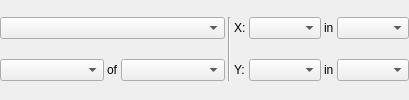
             <widget class="QWidget" name="page_PlotPixel_ScatterAxe">
              <layout class="QGridLayout" name="gridLayout_16">
               <property name="leftMargin">
                <number>0</number>
               </property>
               <property name="topMargin">
                <number>0</number>
               </property>
               <property name="rightMargin">
                <number>0</number>
               </property>
               <property name="bottomMargin">
                <number>0</number>
               </property>
               <property name="spacing">
                <number>3</number>
               </property>
               <item row="0" column="8">
                <widget class="QComboBox" name="comboBox_PlotPixel_ScatterAxe_Image_X"/>
               </item>
               <item row="1" column="8">
                <widget class="QComboBox" name="comboBox_PlotPixel_ScatterAxe_Image_Y"/>
               </item>
               <item row="0" column="4" rowspan="2">
                <widget class="Line" name="line_PlotPixel_ScatterAxe">
                 <property name="orientation">
                  <enum>Qt::Vertical</enum>
                 </property>
                </widget>
               </item>
               <item row="0" column="5">
                <widget class="QLabel" name="label_PlotPixel_ScatterAxe_X">
                 <property name="sizePolicy">
                  <sizepolicy hsizetype="Maximum" vsizetype="Preferred">
                   <horstretch>0</horstretch>
                   <verstretch>0</verstretch>
                  </sizepolicy>
                 </property>
                 <property name="text">
                  <string>X:</string>
                 </property>
                </widget>
               </item>
               <item row="1" column="5">
                <widget class="QLabel" name="label_PlotPixel_ScatterAxe_Y">
                 <property name="sizePolicy">
                  <sizepolicy hsizetype="Maximum" vsizetype="Preferred">
                   <horstretch>0</horstretch>
                   <verstretch>0</verstretch>
                  </sizepolicy>
                 </property>
                 <property name="text">
                  <string>Y:</string>
                 </property>
                </widget>
               </item>
               <item row="0" column="7">
                <widget class="QLabel" name="label_PlotPixel_ScatterAxe_X_Description">
                 <property name="sizePolicy">
                  <sizepolicy hsizetype="Maximum" vsizetype="Preferred">
                   <horstretch>0</horstretch>
                   <verstretch>0</verstretch>
                  </sizepolicy>
                 </property>
                 <property name="text">
                  <string>in</string>
                 </property>
                </widget>
               </item>
               <item row="1" column="7">
                <widget class="QLabel" name="label_PlotPixel_ScatterAxe_Y_Description">
                 <property name="sizePolicy">
                  <sizepolicy hsizetype="Maximum" vsizetype="Preferred">
                   <horstretch>0</horstretch>
                   <verstretch>0</verstretch>
                  </sizepolicy>
                 </property>
                 <property name="text">
                  <string>in</string>
                 </property>
                </widget>
               </item>
               <item row="1" column="6">
                <widget class="QComboBox" name="comboBox_PlotPixel_ScatterAxe_Stat_Y"/>
               </item>
               <item row="1" column="2">
                <widget class="QComboBox" name="comboBox_PlotPixel_ScatterAxe_Component">
                 <property name="sizePolicy">
                  <sizepolicy hsizetype="Preferred" vsizetype="Preferred">
                   <horstretch>0</horstretch>
                   <verstretch>0</verstretch>
                  </sizepolicy>
                 </property>
                 <property name="minimumSize">
                  <size>
                   <width>0</width>
                   <height>0</height>
                  </size>
                 </property>
                 <property name="maximumSize">
                  <size>
                   <width>105</width>
                   <height>16777215</height>
                  </size>
                 </property>
                </widget>
               </item>
               <item row="0" column="6">
                <widget class="QComboBox" name="comboBox_PlotPixel_ScatterAxe_Stat_X"/>
               </item>
               <item row="1" column="1">
                <widget class="QLabel" name="label_PlotPixel_ScatterAxe_Description">
                 <property name="sizePolicy">
                  <sizepolicy hsizetype="Maximum" vsizetype="Preferred">
                   <horstretch>0</horstretch>
                   <verstretch>0</verstretch>
                  </sizepolicy>
                 </property>
                 <property name="text">
                  <string>of</string>
                 </property>
                </widget>
               </item>
               <item row="1" column="0">
                <widget class="QComboBox" name="comboBox_PlotPixel_ScatterAxe_Axis">
                 <property name="sizePolicy">
                  <sizepolicy hsizetype="Preferred" vsizetype="Preferred">
                   <horstretch>0</horstretch>
                   <verstretch>0</verstretch>
                  </sizepolicy>
                 </property>
                 <property name="minimumSize">
                  <size>
                   <width>0</width>
                   <height>0</height>
                  </size>
                 </property>
                 <property name="maximumSize">
                  <size>
                   <width>105</width>
                   <height>16777215</height>
                  </size>
                 </property>
                </widget>
               </item>
               <item row="0" column="0" colspan="3">
                <widget class="QComboBox" name="comboBox_PlotPixel_ScatterAxe_Mode">
                 <property name="sizePolicy">
                  <sizepolicy hsizetype="Fixed" vsizetype="Preferred">
                   <horstretch>0</horstretch>
                   <verstretch>0</verstretch>
                  </sizepolicy>
                 </property>
                 <property name="minimumSize">
                  <size>
                   <width>225</width>
                   <height>0</height>
                  </size>
                 </property>
                 <property name="maximumSize">
                  <size>
                   <width>225</width>
                   <height>16777215</height>
                  </size>
                 </property>
                </widget>
               </item>
              </layout>
             </widget>
